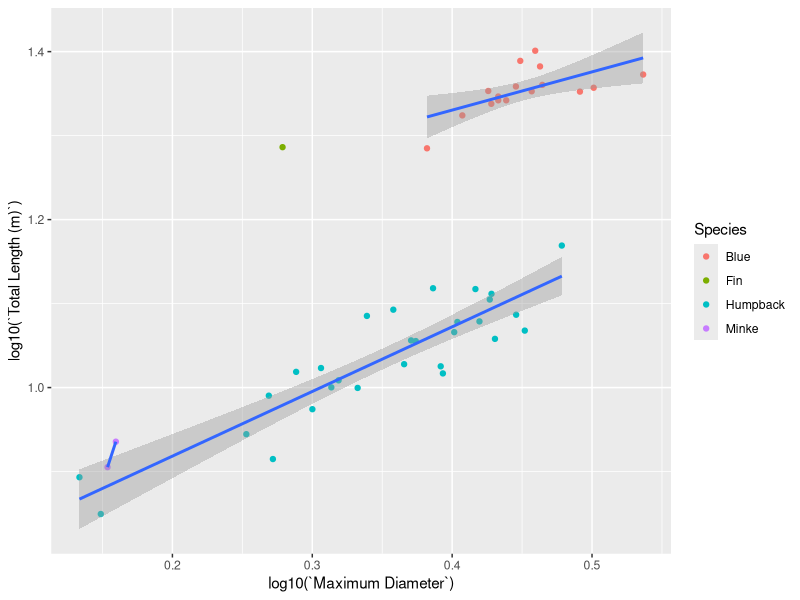

This chart was generated by the following R code:
####################
# Hayden's prelim vis
####################

#load packages----
library(tidyverse)
library(readxl)

# importing data----

d_master <- read_excel("Data Sheet with Fluke Area and Chord Length.xlsx")
d_matlab <-  read_excel("Matlab Drag, Thrust, and Reynolds.xlsx")
 
# joining data frames
d_full <- left_join(d_master, d_matlab, by = c("ID #","Species", "Whale")) #ID 15 Fin Whale is not loading (NA)


# Prelim graphs ----
#TLvFA <- ggplot(data = d_full, aes(log10(`Total Length (m)`), log10(`Fluke Area (m)`) )) + 
 # geom_point(aes(color = Species)) + 
  #geom_smooth(aes(group = Species), method = "lm") 
#TLvFA

#TLvPt <- ggplot(data = d_full, aes(log10(`Total Length (m)`), log10(`Thrust`) )) + 
 # geom_point(aes(color = Species)) + 
  #geom_smooth(aes(group = Species), method = 'lm')
#TLvPt 

#TLvCd <- ggplot(data = d_full, aes(log10(`Total Length (m)`), log10(`Average Drag Coefficient for Each Flukebeat`) )) +
 # geom_point(aes(color = Species)) + 
  #geom_smooth(aes(group = Species), method = 'lm')
#TLvD

#FAvPt <- ggplot(data = d_full, aes(log10(`Fluke Area (m)`), log10(`Thrust`) )) + 
 # geom_point(aes(color = Species)) + 
  #geom_smooth(aes(group = Species), method = 'lm')
#FAvPt

#FAvCd <- ggplot(data = d_full, aes(log10(`Fluke Area (m)`), log10(`Average Drag Coefficient for Each Flukebeat`) )) +
 # geom_point(aes(color = Species)) +
  #geom_smooth(aes(group = Species), method = 'lm')
#FAvCd

#TLvRe <- ggplot(data = d_full, aes(log10(`Total Length (m)`), log10(`Reynolds Number`) )) +
 # geom_point(aes(color = Species)) + 
  #geom_smooth(aes(group = Species), method = 'lm')
#TLvRe

#MaxDvPt <- ggplot(data = d_full, aes(log10(`Maximum Diameter`), log10(`Thrust`) )) +
  #geom_point(aes(color = Species)) +
  #geom_smooth(aes(group = Species), method = 'lm')
#MaxDvPt

#MaxDvCd <- ggplot(data = d_full, aes(log10(`Maximum Diameter`), log10(`Average Drag Coefficient for Each Flukebeat`) )) +
 #geom_point(aes(color = Species)) +
# geom_smooth(aes(group = Species), method = 'lm')
#MaxDvCd

#MaxDvRe <- ggplot(data = d_full, aes(log10(`Maximum Diameter`), log10(`Reynolds Number`) )) +
  #geom_point(aes(color = Species)) +
  #geom_smooth(aes(group = Species), method = 'lm')
#MaxDvRe

MaxDvTL <- ggplot(data = d_full, aes(log10(`Maximum Diameter`), log10(`Total Length (m)`) )) +
  geom_point(aes(color = Species)) +
  geom_smooth(aes(group = Species), method = 'lm')
MaxDvTL
